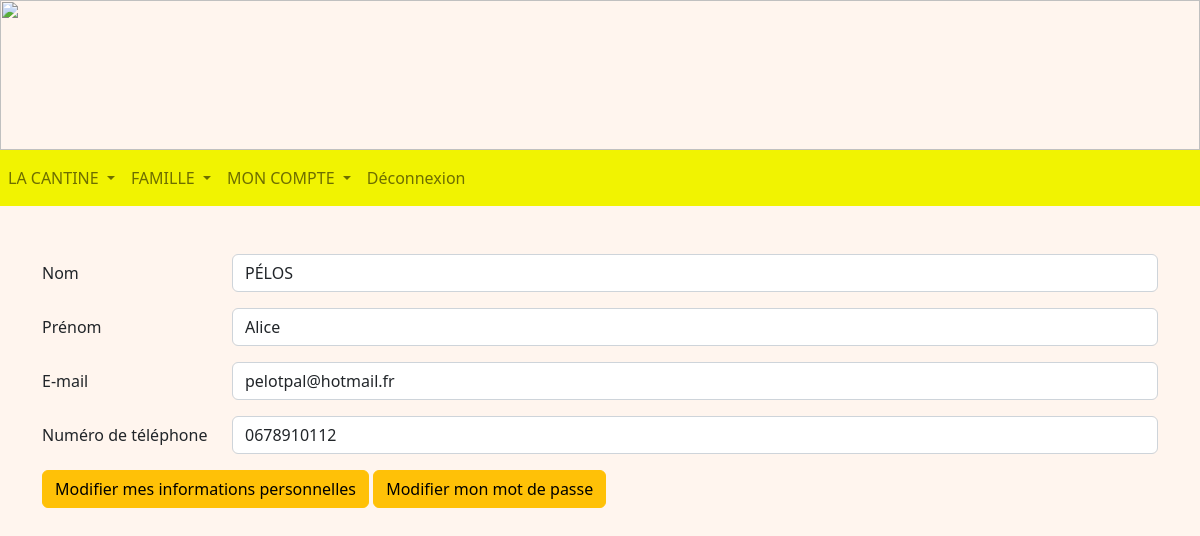
The app's page /info (signed in) with its own data.
### tables this page shows
CREATE TABLE Representant (
  code_representant integer primary key autoincrement,
  nom_representant TEXT NOT NULL,
  prenom_representant TEXT NOT NULL,
  telephone TEXT,
  email TEXT,
  identifiant TEXT NOT NULL,
  FOREIGN KEY (identifiant) REFERENCES Compte(identifiant)
);

### representant.py (the view)
@app.route('/info', methods = ["GET"])
@login_required
def info():
    db = get_db()
    cur = db.cursor()
    user = cur.execute("SELECT type_compte FROM Compte WHERE identifiant = ?", (flask_login.current_user.name, )).fetchone()
    if user[0] == 'Representant':
        info = cur.execute("SELECT * FROM Representant WHERE identifiant = ?",(flask_login.current_user.name, )).fetchone()
        compte = cur.execute("SELECT * from Compte WHERE identifiant = ?", (flask_login.current_user.name, )).fetchone()
        enfants = cur.execute("SELECT code_enfant, prenom_enfant FROM Enfant AS E INNER JOIN Representant AS R ON E.code_representant = R.code_representant WHERE R.identifiant = ? ORDER BY prenom_enfant", (flask_login.current_user.name, )).fetchall()
        return render_template('R_info.html', info = info, compte = compte, enfants = enfants)
    if user[0] == 'Admin':
        return redirect(url_for('accueilAdmin'))
    return redirect(url_for('accueilEnseignant'))

### main.py (called while the page is built)
@login_manager.user_loader
def load_user(user_id):
    db = get_db()
    cur = db.cursor()
    user = cur.execute('SELECT identifiant, mot_de_passe FROM Compte WHERE identifiant=?', (user_id, )).fetchone()
    return User(user[0], user[1])

def get_db():
    if 'db' not in g:
        g.db = sqlite3.connect(DATABASE)
    return g.db

@app.teardown_appcontext
def close_connection(exception):
    db = g.pop('db', None)
    if db is not None:
        db.close()

### templates/R_info.html (shortened to what this page needs)
<!DOCTYPE html>
<html>
<head>
    {% extends "R_layout.html" %}
    {% block content %}
    <form method="POST">
        <div class="container mt-5">
            <div class="mb-3 row">
                <label for="name" class="col-sm-2 col-form-label">Nom</label>
                <div class="col-sm-10">
                    <input class="form-control" type="text" value="{{info[1]}}" aria-label="readonly input example"
                        readonly>
                </div>
            </div>
            <div class="mb-3 row">
                <label for="name" class="col-sm-2 col-form-label">Prénom</label>
                <div class="col-sm-10">
                    <input class="form-control" type="text" value="{{info[2]}}" aria-label="readonly input example"
                        readonly>
                </div>
            </div>
            <div class="mb-3 row">
                <label for="name" class="col-sm-2 col-form-label">E-mail</label>
                <div class="col-sm-10">
                    <input class="form-control" type="text" value="{{info[4]}}" aria-label="readonly input example"
                        readonly>
                </div>
            </div>
            <div class="mb-3 row">
                <label for="name" class="col-sm-2 col-form-label">Numéro de téléphone</label>
                <div class="col-sm-10">
                    <input class="form-control" type="text" value="{{info[3]}}" aria-label="readonly input example"
                        readonly>
                </div>
            </div>
            <a href="/info2" class="btn btn-warning mb-3">Modifier mes informations personnelles</a>
            <a href="/info3" class="btn btn-warning mb-3">Modifier mon mot de passe</a>
        </div>
    </form>
    {% endblock %}

### static/css/main.css (style rules this page uses)
body { background-repeat: no-repeat; background-color:rgb(265,245,238); height: 110px; margin: 0px; }

### records on screen
Representant: nom_representant "PÉLOS", prenom_representant "Alice", email "pelotpal@hotmail.fr", telephone "0678910112"
